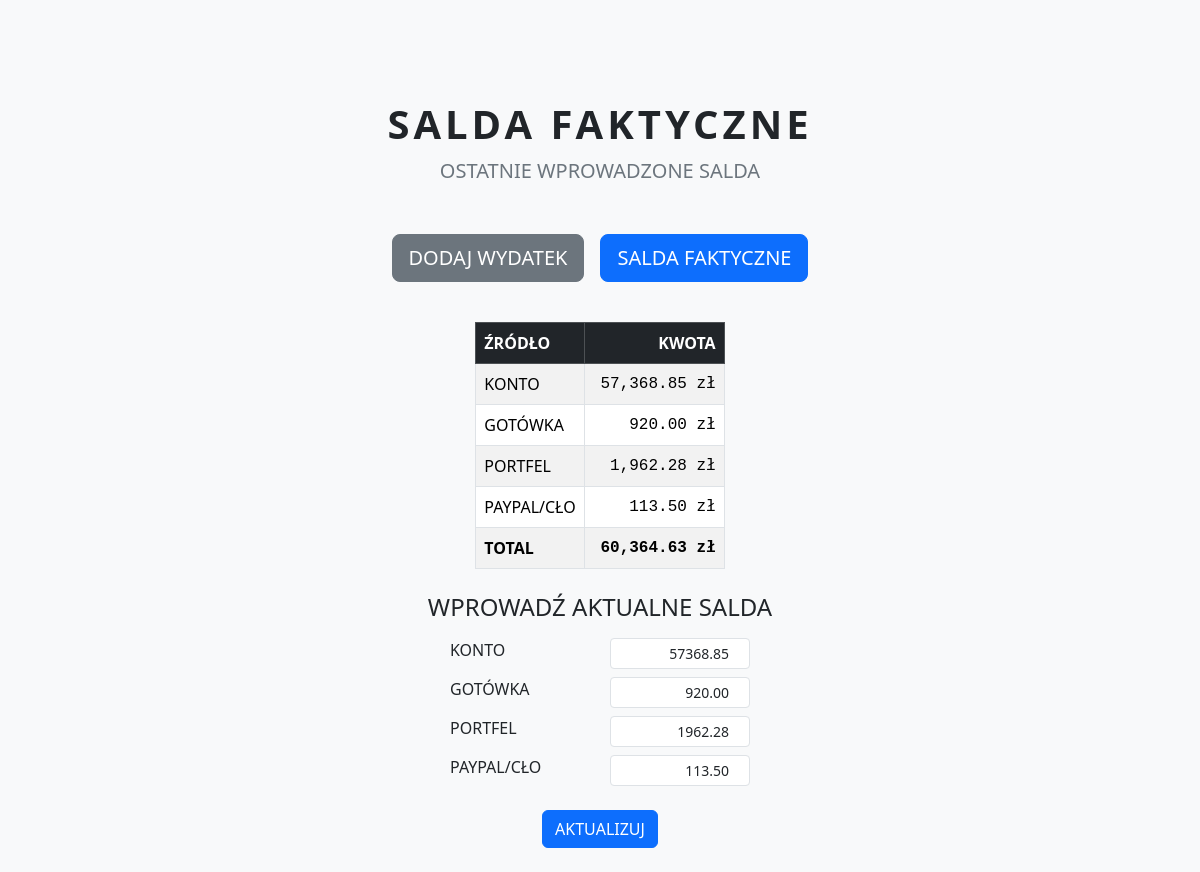
/salda_faktyczne, run on the app's committed database.
### tables this page shows
CREATE TABLE salda (
    ID INTEGER PRIMARY KEY AUTOINCREMENT,
    TYP TEXT NOT NULL UNIQUE,
    KWOTA REAL NOT NULL
);

### app.py (the view)
@app.route("/salda_faktyczne")
def salda_faktyczne():
    connection = get_db_connection()
    cursor = connection.cursor()
    cursor.execute("SELECT TYP, KWOTA FROM salda")
    rows = cursor.fetchall() # LIST OF ALL ROWS FROM THE TABLE
    connection.close()
    return render_template("salda_faktyczne.html", salda=rows, active="salda")

### app.py (called while the page is built)
def get_db_connection():
    connection = sqlite3.connect("wydatki.db")
    connection.row_factory = sqlite3.Row
    return connection

### templates/salda_faktyczne.html (shortened to what this page needs)
<!DOCTYPE html>
<html lang="pl">
<head>
    <link
        href="https://cdn.jsdelivr.net/npm/bootstrap@5.3.3/dist/css/bootstrap.min.css"
        rel="stylesheet"
    >
</head>
<body class="bg-light">
    <div class="container text-center" style="margin-top: 100px;">
        <h1 class="fw-bold text-dark" style="letter-spacing: 4px;">SALDA FAKTYCZNE</h1>
        <p class="lead text-secondary mb-5">OSTATNIE WPROWADZONE SALDA</p>
        {% include "nav.html" %}
    </div>
    <div class="container" style="margin-top: 40px;">
        <table class="table table-striped table-bordered bg-white w-auto mx-auto">
            <thead class="table-dark">
                <tr>
                    <th>ŹRÓDŁO</th>
                    <th style="min-width: 140px;" class="text-end">KWOTA</th>
                </tr>
            </thead>
            <tbody>
                {% for row in salda %}
                <tr>
                    <td class="fw">{{ row["TYP"] }}</td>
                    <td class="font-monospace text-end">{{ "{:,.2f}".format(row["KWOTA"]) }} zł</td>
                </tr>
                {% else %}
                <tr>
                    <td colspan="3" class="text-center text-muted">No data yet.</td>
                </tr>
                {% endfor %}
                <tr class="fw-bold">
                    <td>TOTAL</td>
                    <td class="font-monospace text-end">{{ "{:,.2f}".format(salda|sum(attribute='KWOTA')) }} zł</td>
                </tr>
            </tbody>
        </table>
    </div>
<h4 class="text-center mt-4 mb-3">WPROWADŹ AKTUALNE SALDA</h4>
<form method="POST" action="/salda_faktyczne/aktualizuj">
    {% for row in salda %}
    <div class="mb-2 d-flex justify-content-between" style="max-width: 300px; margin: 0 auto;">
        <label class="me-2">{{ row["TYP"] }}</label>
        <input type="number" step="0.01" name="{{ row['TYP'] }}"
            value="{{ '%.2f'|format(row['KWOTA']) }}"
            class="form-control form-control-sm text-end kwota-input"
            style="width: 140px; padding-right: 5px;">
    </div>
    {% endfor %}
    <div class="text-center">
        <button type="submit" class="btn btn-primary mt-3 mb-4">AKTUALIZUJ</button>
    </div>
</form>
</body>
</html>

### templates/nav.html
<div class="d-flex justify-content-center gap-3">
    <a href="/" class="btn btn-lg {{ 'btn-primary' if active == 'home' else 'btn-secondary' }}">DODAJ WYDATEK</a>
    <a href="/salda_faktyczne" class="btn btn-lg {{ 'btn-primary' if active == 'salda' else 'btn-secondary' }}">SALDA FAKTYCZNE</a>
</div>

### data on the page
salda: TYP "KONTO", KWOTA "57,368.85", KONTO "57368.85"
salda: TYP "GOTÓWKA", KWOTA "920.00"
salda: TYP "PORTFEL", KWOTA "1,962.28", KWOTA "1962.28"
salda: TYP "PAYPAL/CŁO", KWOTA "113.50"

### other printed values
{{ "{:,.2f}".format(salda|sum(attribute='KWOTA')) }} "60,364.63"
